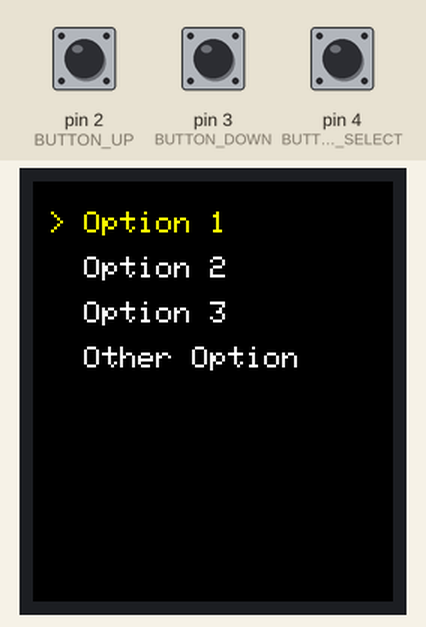
A sketch run on a simulated Arduino Uno, built with avr-gcc and run on an emulated ATmega328P. Shown: 240×280 colour display. The test bench sets the inputs (shaded band); at power-on: pin 4 (BUTTON_SELECT) HIGH, pin 3 (BUTTON_DOWN) HIGH, pin 2 (BUTTON_UP) HIGH.

Above: at 1.4 s.
1.5 s: pin 4 (BUTTON_SELECT) pulled LOW for 1 s
At 4.0 s:
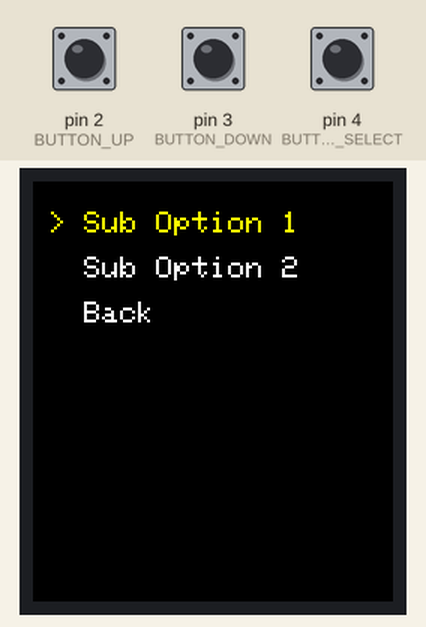
4.3 s: pin 3 (BUTTON_DOWN) pulled LOW for 0.15 s
At 5.4 s:
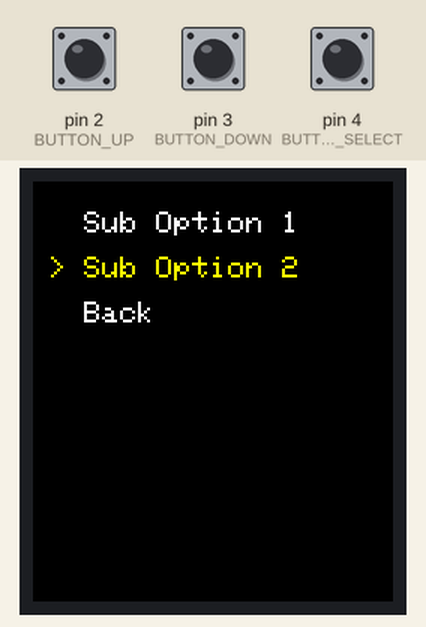
5.9 s: pin 4 (BUTTON_SELECT) pulled LOW for 0.15 s
At 6.3 s:
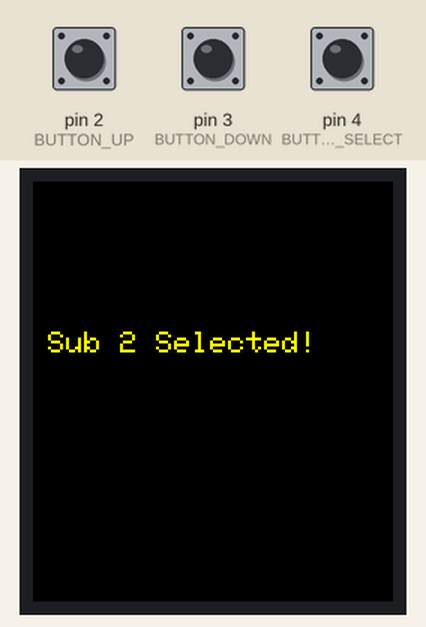
8.4 s: pin 3 (BUTTON_DOWN) pulled LOW for 1 s
At 9.7 s:
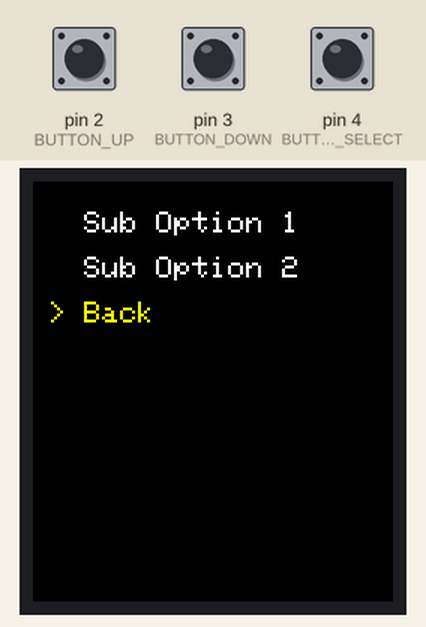
10.9 s: pin 2 (BUTTON_UP) pulled LOW for 0.15 s
At 11.6 s:
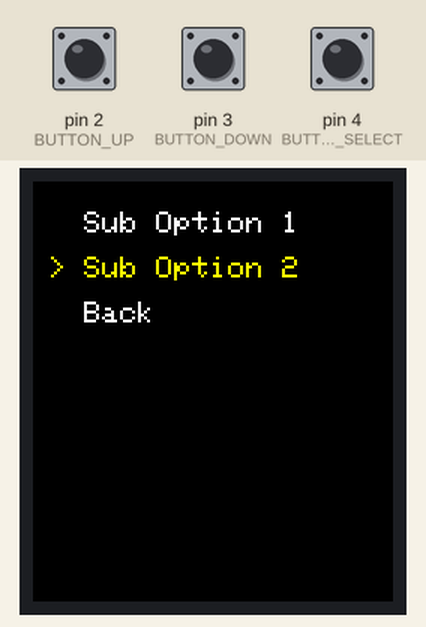
12.5 s: pin 3 (BUTTON_DOWN) driven LOW and pin 4 (BUTTON_SELECT) driven LOW
At 13.37 s:
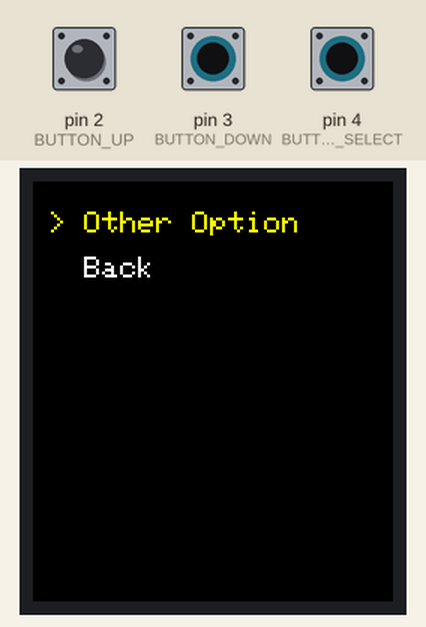
Timing chart, 0 to 15.5 s (numbered marks = the images above; inputs shaded):
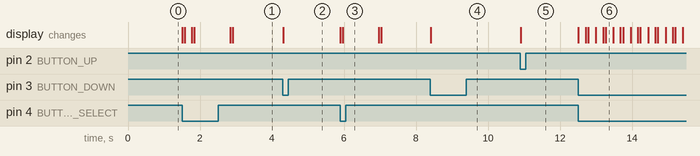

The sketch:

Arduino_3Button_Menu.ino
```cpp
#include <Adafruit_GFX.h>
#include <Adafruit_ST7789.h>
#include <SPI.h>

#define TFT_CS 10
#define TFT_RST 9
#define TFT_DC 8
//Mosi 11
//SCKL 13

#define BUTTON_UP 2
#define BUTTON_DOWN 3
#define BUTTON_SELECT 4

Adafruit_ST7789 tft = Adafruit_ST7789(TFT_CS, TFT_DC, TFT_RST);

struct MenuItem {
  String name;
  void (*action)();
  MenuItem* subMenu;
  int subMenuSize;
};

void goBack();

MenuItem subMenu1[] = {
  { "Sub Option 1", []() {
     tft.fillScreen(ST77XX_BLACK);
     tft.setCursor(10, 100);
     tft.print("Sub 1 Selected!");
     delay(1000);
   },
    nullptr, 0 },
  { "Sub Option 2", []() {
     tft.fillScreen(ST77XX_BLACK);
     tft.setCursor(10, 100);
     tft.print("Sub 2 Selected!");
     delay(1000);
   },
    nullptr, 0 },
  { "Back", goBack, nullptr, 0 }
};

MenuItem subMenu2[] = {
  { "Other Option", []() {
     tft.fillScreen(ST77XX_BLACK);
     tft.setCursor(10, 100);
     tft.print("Otherone Selected!");
     delay(1000);
   },
    nullptr, 0 },
  { "Back", goBack, nullptr, 0 }
};

MenuItem mainMenu[] = {
  { "Option 1", nullptr, subMenu1, 3 },
  { "Option 2", nullptr, subMenu2, 2 },
  { "Option 3", []() {
     tft.fillScreen(ST77XX_BLACK);
     tft.setCursor(10, 100);
     tft.print("Option 3 Selected!");
     delay(1000);
   },
    nullptr, 0 },
};

MenuItem* currentMenu = mainMenu;
int currentMenuSize = 4;
int currentItem = 0;
int lastItem = -1;

MenuItem* menuStack[10];
int menuStackIndex = 0;

void setup() {
  Serial.begin(9600);
  pinMode(BUTTON_UP, INPUT_PULLUP);
  pinMode(BUTTON_DOWN, INPUT_PULLUP);
  pinMode(BUTTON_SELECT, INPUT_PULLUP);
  tft.init(240, 280);
  tft.setRotation(2);
  tft.fillScreen(ST77XX_BLACK);
  drawFullMenu();
}

void loop() {
  if (digitalRead(BUTTON_UP) == LOW) {
    if (currentItem > 0) {
      lastItem = currentItem;
      currentItem--;
      updateMenu();
    }
    delay(200);
  }
  if (digitalRead(BUTTON_DOWN) == LOW) {
    if (currentItem < currentMenuSize - 1) {
      lastItem = currentItem;
      currentItem++;
      updateMenu();
    }
    delay(200);
  }
  if (digitalRead(BUTTON_SELECT) == LOW) {
    selectItem();
    delay(200);
  }
}

void drawFullMenu() {
  tft.fillScreen(ST77XX_BLACK);
  tft.setTextSize(2);
  for (int i = 0; i < currentMenuSize; i++) {
    tft.setCursor(10, 20 + i * 30);
    if (i == currentItem) {
      tft.setTextColor(ST77XX_YELLOW);
      tft.print("> ");
    } else {
      tft.setTextColor(ST77XX_WHITE);
      tft.print("  ");
    }
    tft.println(currentMenu[i].name);
  }
  lastItem = currentItem;
}

void updateMenu() {
  tft.setTextSize(2);
  if (lastItem != -1) {
    tft.fillRect(0, 20 + lastItem * 30, tft.width(), 20, ST77XX_BLACK);
    tft.setCursor(10, 20 + lastItem * 30);
    tft.setTextColor(ST77XX_WHITE);
    tft.print("  " + currentMenu[lastItem].name);
  }
  tft.fillRect(0, 20 + currentItem * 30, tft.width(), 20, ST77XX_BLACK);
  tft.setCursor(10, 20 + currentItem * 30);
  tft.setTextColor(ST77XX_YELLOW);
  tft.print("> " + currentMenu[currentItem].name);
  lastItem = currentItem;
}

void selectItem() {
  MenuItem selected = currentMenu[currentItem];
  if (selected.subMenu != nullptr) {
    menuStack[menuStackIndex++] = currentMenu;
    currentMenu = selected.subMenu;
    currentMenuSize = selected.subMenuSize;
    currentItem = 0;
    lastItem = -1;
    drawFullMenu();
  } else if (selected.action != nullptr) {
    selected.action();
    if (selected.name != "Back") {
      drawFullMenu();
    }
  }
}

void goBack() {
  if (menuStackIndex > 0) {
    currentMenu = menuStack[--menuStackIndex];
    currentMenuSize = (currentMenu == mainMenu) ? 4 : (currentMenu == subMenu1 ? 3 : 2);
    currentItem = 0;
    lastItem = -1;
    drawFullMenu();
  }
}
```

Measured:
- after the input at 1.5 s, the display: first changes at once (image 1 shows a later state)
- after the input at 4.3 s, the display: changes at once (image 2)
- after the input at 5.9 s, the display: first changes at once (image 3 shows a later state)
- after the input at 8.4 s, the display: changes at once (image 4)
- after the input at 10.9 s, the display: changes at once (image 5)
- after the input at 12.5 s, the display: first changes at once (image 6 shows a later state)
